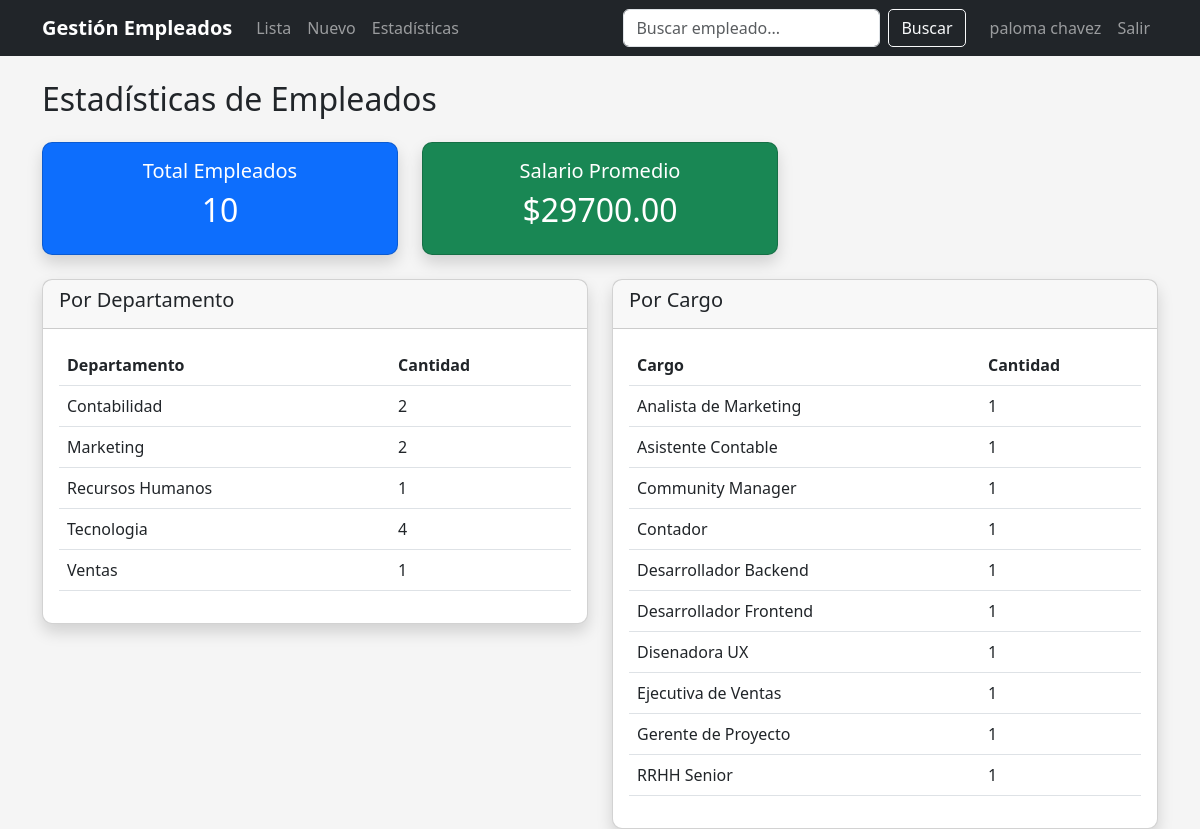
Page /estadisticas (signed in) on the committed database.
### tables this page shows
CREATE TABLE empleados (
            id INTEGER PRIMARY KEY AUTOINCREMENT,
            nombre TEXT NOT NULL,
            apellido TEXT NOT NULL,
            cargo TEXT NOT NULL,
            salario REAL,
            departamento TEXT,
            fecha_ingreso TEXT,
            telefono TEXT,
            email TEXT,
            usuario_id INTEGER,
            FOREIGN KEY (usuario_id) REFERENCES usuarios(id)
        );

### app.py (the view)
@app.route("/estadisticas")
def estadisticas():
    if "user_id" not in session:
        return redirect(url_for("login"))
    conn = get_db()
    cursor = conn.cursor()
    cursor.execute("SELECT COUNT(*) as total FROM empleados WHERE usuario_id=?", (session["user_id"],))
    total = cursor.fetchone()["total"]
    cursor.execute("SELECT AVG(salario) as promedio FROM empleados WHERE usuario_id=?", (session["user_id"],))
    promedio = cursor.fetchone()["promedio"]
    cursor.execute("SELECT departamento, COUNT(*) as cantidad FROM empleados WHERE usuario_id=? GROUP BY departamento", (session["user_id"],))
    por_departamento = cursor.fetchall()
    cursor.execute("SELECT cargo, COUNT(*) as cantidad FROM empleados WHERE usuario_id=? GROUP BY cargo", (session["user_id"],))
    por_cargo = cursor.fetchall()
    conn.close()
    return render_template("estadisticas.html",
                         total=total,
                         promedio=promedio,
                         por_departamento=por_departamento,
                         por_cargo=por_cargo)

### app.py (called while the page is built)
def get_db():
    conn = sqlite3.connect(DATABASE)
    conn.row_factory = sqlite3.Row
    return conn

### templates/estadisticas.html (shortened to what this page needs)
{% extends "base.html" %}
{% block content %}
<h2 class="mb-4">Estadísticas de Empleados</h2>
<div class="row mb-4">
    <div class="col-md-4">
        <div class="card text-white bg-primary shadow">
            <div class="card-body text-center">
                <h5 class="card-title">Total Empleados</h5>
                <h2>{{ total }}</h2>
            </div>
        </div>
    </div>
    <div class="col-md-4">
        <div class="card text-white bg-success shadow">
            <div class="card-body text-center">
                <h5 class="card-title">Salario Promedio</h5>
                <h2>${{ "%.2f"|format(promedio) if promedio else '0.00' }}</h2>
            </div>
        </div>
    </div>
</div>
<div class="row">
    <div class="col-md-6">
        <div class="card shadow">
            <div class="card-header">
                <h5>Por Departamento</h5>
            </div>
            <div class="card-body">
                <table class="table">
                    <thead>
                        <tr>
                            <th>Departamento</th>
                            <th>Cantidad</th>
                        </tr>
                    </thead>
                    <tbody>
                        {% for dep in por_departamento %}
                        <tr>
                            <td>{{ dep['departamento'] if dep['departamento'] else 'Sin asignar' }}</td>
                            <td>{{ dep['cantidad'] }}</td>
                        </tr>
                        {% endfor %}
                    </tbody>
                </table>
            </div>
        </div>
    </div>
    <div class="col-md-6">
        <div class="card shadow">
            <div class="card-header">
                <h5>Por Cargo</h5>
            </div>
            <div class="card-body">
                <table class="table">
                    <thead>
                        <tr>
                            <th>Cargo</th>
                            <th>Cantidad</th>
                        </tr>
                    </thead>
                    <tbody>
                        {% for car in por_cargo %}
                        <tr>
                            <td>{{ car['cargo'] }}</td>
                            <td>{{ car['cantidad'] }}</td>
                        </tr>
                        {% endfor %}
                    </tbody>
                </table>
            </div>
        </div>
    </div>
</div>
{% endblock %}

### static/css/estilos.css (style rules this page uses)
body { background-color: #f5f5f5; font-family: 'Segoe UI', Tahoma, Geneva, Verdana, sans-serif; }
.card { border-radius: 10px; }
.table th { white-space: nowrap; }

### rows in the picture
empleados: departamento "Recursos Humanos", cantidad "1", cargo "RRHH Senior"
empleados: departamento "Ventas", cantidad "1", cargo "Ejecutiva de Ventas"
empleados: cargo "Analista de Marketing", cantidad "1"
empleados: cargo "Asistente Contable", cantidad "1"
empleados: cargo "Community Manager", cantidad "1"
empleados: cargo "Contador", cantidad "1"
empleados: cargo "Desarrollador Backend", cantidad "1"
empleados: cargo "Desarrollador Frontend", cantidad "1"
empleados: cargo "Disenadora UX", cantidad "1"
empleados: cargo "Gerente de Proyecto", cantidad "1"

### other values in the picture
{{ session.get('nombre', 'Usuario') }} "paloma chavez"
{{ total }} "10"
{{ "%.2f"|format(promedio) if promedio else '0.00' }} "29700.00"
{{ dep['departamento'] if dep['departamento'] else 'Sin asignar' }} "Contabilidad" "Marketing" "Tecnologia"
{{ dep['cantidad'] }} "2" "2" "4"
